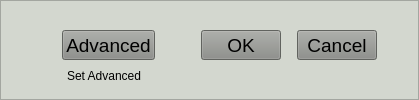
         <widget class="QFrame" name="frame_9">
          <property name="sizePolicy">
           <sizepolicy hsizetype="Preferred" vsizetype="Fixed">
            <horstretch>0</horstretch>
            <verstretch>0</verstretch>
           </sizepolicy>
          </property>
          <property name="styleSheet">
           <string notr="true">background-color: rgb(211, 215, 207);</string>
          </property>
          <property name="frameShape">
           <enum>QFrame::StyledPanel</enum>
          </property>
          <property name="frameShadow">
           <enum>QFrame::Raised</enum>
          </property>
          <layout class="QVBoxLayout" name="verticalLayout_19">
           <property name="bottomMargin">
            <number>0</number>
           </property>
           <item>
            <layout class="QVBoxLayout" name="verticalLayout_18">
             <property name="leftMargin">
              <number>30</number>
             </property>
             <property name="rightMargin">
              <number>30</number>
             </property>
             <item>
              <layout class="QHBoxLayout" name="horizontalLayout_20">
               <property name="leftMargin">
                <number>20</number>
               </property>
               <property name="topMargin">
                <number>5</number>
               </property>
               <item>
                <widget class="QPushButton" name="btn_SetAdvanced">
                 <property name="minimumSize">
                  <size>
                   <width>0</width>
                   <height>30</height>
                  </size>
                 </property>
                 <property name="maximumSize">
                  <size>
                   <width>16777215</width>
                   <height>30</height>
                  </size>
                 </property>
                 <property name="font">
                  <font>
                   <pointsize>14</pointsize>
                  </font>
                 </property>
                 <property name="styleSheet">
                  <string notr="true">background-color: rgb(136, 138, 133);</string>
                 </property>
                 <property name="text">
                  <string>Advanced</string>
                 </property>
                </widget>
               </item>
               <item>
                <spacer name="horizontalSpacer_7">
                 <property name="orientation">
                  <enum>Qt::Horizontal</enum>
                 </property>
                 <property name="sizeHint" stdset="0">
                  <size>
                   <width>40</width>
                   <height>20</height>
                  </size>
                 </property>
                </spacer>
               </item>
               <item>
                <widget class="QPushButton" name="btn_Ok">
                 <property name="minimumSize">
                  <size>
                   <width>0</width>
                   <height>30</height>
                  </size>
                 </property>
                 <property name="maximumSize">
                  <size>
                   <width>16777215</width>
                   <height>30</height>
                  </size>
                 </property>
                 <property name="font">
                  <font>
                   <pointsize>14</pointsize>
                  </font>
                 </property>
                 <property name="styleSheet">
                  <string notr="true">background-color: rgb(136, 138, 133);</string>
                 </property>
                 <property name="text">
                  <string>OK</string>
                 </property>
                </widget>
               </item>
               <item>
                <spacer name="horizontalSpacer_8">
                 <property name="orientation">
                  <enum>Qt::Horizontal</enum>
                 </property>
                 <property name="sizeType">
                  <enum>QSizePolicy::Fixed</enum>
                 </property>
                 <property name="sizeHint" stdset="0">
                  <size>
                   <width>10</width>
                   <height>20</height>
                  </size>
                 </property>
                </spacer>
               </item>
               <item>
                <widget class="QPushButton" name="btn_Cancel">
                 <property name="minimumSize">
                  <size>
                   <width>0</width>
                   <height>30</height>
                  </size>
                 </property>
                 <property name="maximumSize">
                  <size>
                   <width>16777215</width>
                   <height>30</height>
                  </size>
                 </property>
                 <property name="font">
                  <font>
                   <pointsize>14</pointsize>
                  </font>
                 </property>
                 <property name="styleSheet">
                  <string notr="true">background-color: rgb(136, 138, 133);</string>
                 </property>
                 <property name="text">
                  <string>Cancel</string>
                 </property>
                </widget>
               </item>
              </layout>
             </item>
             <item>
              <layout class="QHBoxLayout" name="horizontalLayout_21">
               <property name="leftMargin">
                <number>25</number>
               </property>
               <item>
                <widget class="QLabel" name="label_11">
                 <property name="sizePolicy">
                  <sizepolicy hsizetype="Preferred" vsizetype="Fixed">
                   <horstretch>0</horstretch>
                   <verstretch>0</verstretch>
                  </sizepolicy>
                 </property>
                 <property name="font">
                  <font>
                   <family>Ubuntu</family>
                   <pointsize>9</pointsize>
                   <weight>50</weight>
                   <italic>false</italic>
                   <bold>false</bold>
                  </font>
                 </property>
                 <property name="styleSheet">
                  <string notr="true">font: 9pt &quot;Ubuntu&quot;;</string>
                 </property>
                 <property name="text">
                  <string>Set Advanced</string>
                 </property>
                </widget>
               </item>
               <item>
                <spacer name="horizontalSpacer_5">
                 <property name="orientation">
                  <enum>Qt::Horizontal</enum>
                 </property>
                 <property name="sizeHint" stdset="0">
                  <size>
                   <width>40</width>
                   <height>20</height>
                  </size>
                 </property>
                </spacer>
               </item>
              </layout>
             </item>
            </layout>
           </item>
          </layout>
         </widget>
